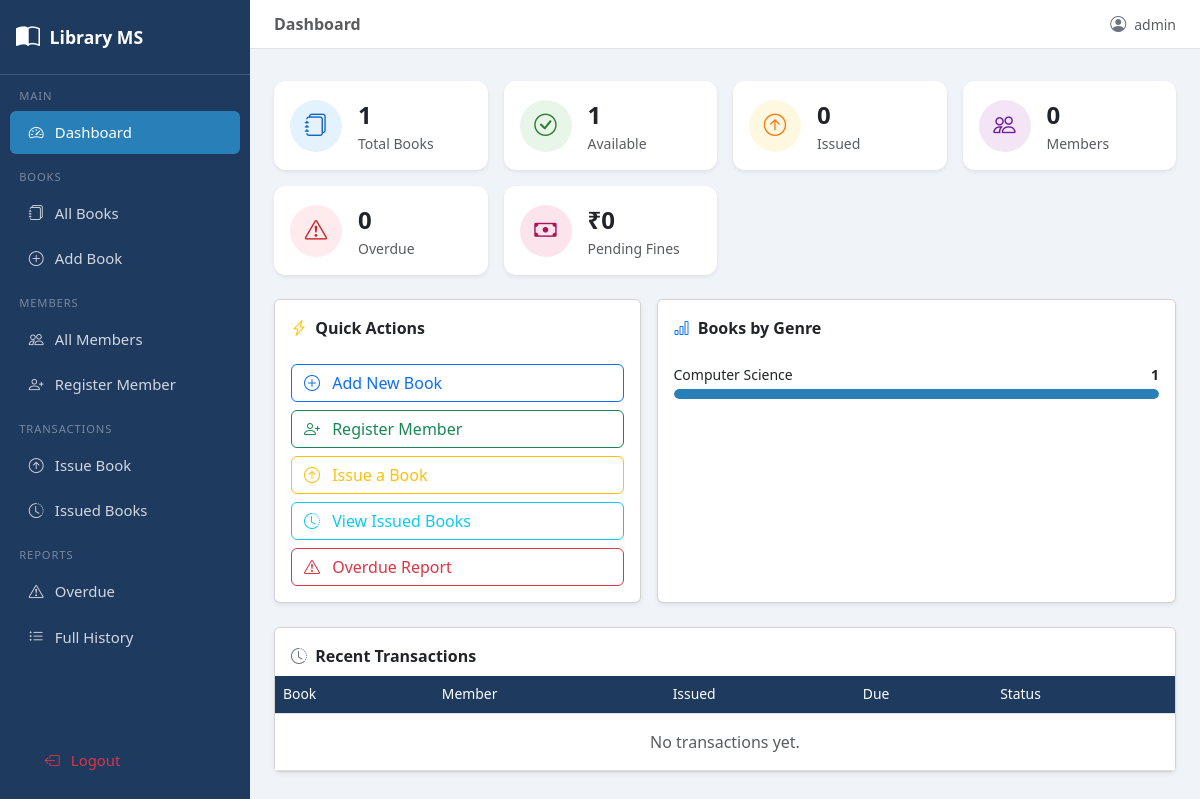
The app's page / (signed in) with its own data.
### library/models.py (models this page shows, shortened)
class Book(models.Model):
    STATUS_CHOICES = [
        ('Available',      'Available'),
        ('Issued',         'Issued'),
        ('Rare',           'Rare'),
        ('Reference Only', 'Reference Only'),
        ('Lost',           'Lost'),
    ]
    GENRE_CHOICES = [
        ('Computer Science',        'Computer Science'),
        ('Software Engineering',    'Software Engineering'),
        ('Artificial Intelligence', 'Artificial Intelligence'),
        ('Data Science',            'Data Science'),
        ('Mathematics',             'Mathematics'),
        ('Physics',                 'Physics'),
        ('History',                 'History'),
        ('Literature',              'Literature'),
        ('Economics',               'Economics'),
        ('Reference',               'Reference'),
        ('Mythology',               'Mythology'),
        ('Other',                   'Other'),
    ]
    book_id  = models.CharField(max_length=20, unique=True)
    title    = models.CharField(max_length=200)
    author   = models.CharField(max_length=150)
    genre    = models.CharField(max_length=50, choices=GENRE_CHOICES, default='Other')
    year     = models.IntegerField()
    copies   = models.PositiveIntegerField(default=1)
    status   = models.CharField(max_length=20, choices=STATUS_CHOICES, default='Available')
    added_on = models.DateField(auto_now_add=True)
    class Meta:
        ordering = ['title']

### library/views.py (the view)
# urls.py: path('', views.dashboard, name='dashboard'),
@login_required
def dashboard(request):
    overdue_recs = BorrowRecord.objects.filter(
        return_date__isnull=True, due_date__lt=date.today()
    )
    total_fine = sum(r.fine() for r in overdue_recs)
    genre_data = list(
        Book.objects.values('genre').annotate(count=Count('id')).order_by('-count')
    )
    genre_max = genre_data[0]['count'] if genre_data else 1
    stat_cards = [
        ('journals',           'Total Books',    Book.objects.count(),                   '#e3f2fd','#1565c0'),
        ('check-circle',       'Available',      Book.objects.filter(status='Available').count(), '#e8f5e9','#2e7d32'),
        ('arrow-up-circle',    'Issued',         Book.objects.filter(status='Issued').count(),    '#fff8e1','#f57f17'),
        ('people',             'Members',        Member.objects.count(),                 '#f3e5f5','#6a1b9a'),
        ('exclamation-triangle','Overdue',       overdue_recs.count(),                  '#ffebee','#c62828'),
        ('cash',               'Pending Fines',  f'₹{total_fine:.0f}',                  '#fce4ec','#ad1457'),
    ]
    recent_tx = BorrowRecord.objects.select_related('book', 'member').order_by('-id')[:8]
    return render(request, 'library/dashboard.html', {
        'stat_cards':   stat_cards,
        'genre_data':   genre_data,
        'genre_max':    genre_max,
        'recent_tx':    recent_tx,
        'overdue_count': overdue_recs.count(),
        'total_fine':   total_fine,
    })

### templates/library/dashboard.html (shortened to what this page needs)
{% extends 'library/base.html' %}
{% block page_title %}Dashboard{% endblock %}
{% block content %}
<div class="row g-3 mb-4">
  {% for icon,label,val,bg,color in stat_cards %}
  <div class="col-6 col-md-3">
    <div class="card stat-card shadow-sm h-100">
      <div class="card-body d-flex align-items-center gap-3">
        <div class="stat-icon" style="background:{{ bg }};">
          <i class="bi bi-{{ icon }}" style="color:{{ color }};"></i>
        </div>
        <div>
          <div class="fs-4 fw-bold">{{ val }}</div>
          <div class="text-muted small">{{ label }}</div>
        </div>
      </div>
    </div>
  </div>
  {% endfor %}
</div>
<div class="row g-3 mb-4">
  <div class="col-md-5">
    <div class="card shadow-sm h-100">
      <div class="card-header bg-white fw-semibold border-bottom-0 pt-3">
        <i class="bi bi-lightning-charge text-warning me-1"></i> Quick Actions
      </div>
      <div class="card-body d-grid gap-2">
        <a href="{% url 'book_add' %}"    class="btn btn-outline-primary text-start">
          <i class="bi bi-plus-circle me-2"></i> Add New Book
        </a>
        <a href="{% url 'member_add' %}"  class="btn btn-outline-success text-start">
          <i class="bi bi-person-plus me-2"></i> Register Member
        </a>
        <a href="{% url 'issue_book' %}"  class="btn btn-outline-warning text-start">
          <i class="bi bi-arrow-up-circle me-2"></i> Issue a Book
        </a>
        <a href="{% url 'issued_books' %}" class="btn btn-outline-info text-start">
          <i class="bi bi-clock-history me-2"></i> View Issued Books
        </a>
        <a href="{% url 'overdue_report' %}" class="btn btn-outline-danger text-start">
          <i class="bi bi-exclamation-triangle me-2"></i> Overdue Report
        </a>
      </div>
    </div>
  </div>
  <div class="col-md-7">
    <div class="card shadow-sm h-100">
      <div class="card-header bg-white fw-semibold border-bottom-0 pt-3">
        <i class="bi bi-bar-chart text-primary me-1"></i> Books by Genre
      </div>
      <div class="card-body">
        {% for g in genre_data %}
        <div class="mb-2">
          <div class="d-flex justify-content-between small mb-1">
            <span>{{ g.genre }}</span>
            <strong>{{ g.count }}</strong>
          </div>
          <div class="progress" style="height:10px;border-radius:10px;">
            <div class="progress-bar" role="progressbar"
                 style="width:{% widthratio g.count genre_max 100 %}%;background:#2980b9;border-radius:10px;"
                 aria-valuenow="{{ g.count }}" aria-valuemax="{{ genre_max }}"></div>
          </div>
        </div>
        {% empty %}
        <p class="text-muted text-center mt-3">No books yet.</p>
        {% endfor %}
      </div>
    </div>
  </div>
</div>
<div class="card shadow-sm">
  <div class="card-header bg-white fw-semibold pt-3 border-bottom-0">
    <i class="bi bi-clock-history text-secondary me-1"></i> Recent Transactions
  </div>
  <div class="card-body p-0">
    <div class="table-responsive">
      <table class="table table-hover mb-0">
        <thead>
          <tr>
            <th>Book</th><th>Member</th><th>Issued</th><th>Due</th><th>Status</th>
          </tr>
        </thead>
        <tbody>
          {% for r in recent_tx %}
          <tr>
            <td>{{ r.book.title|truncatechars:35 }}</td>
            <td>{{ r.member.name }}</td>
            <td>{{ r.issue_date }}</td>
            <td>{{ r.due_date }}</td>
            <td>
              {% if r.is_returned %}
                <span class="badge bg-success">Returned</span>
              {% elif r.is_overdue %}
                <span class="badge bg-danger">Overdue</span>
              {% else %}
                <span class="badge bg-warning text-dark">Active</span>
              {% endif %}
            </td>
          </tr>
          {% empty %}
          <tr><td colspan="5" class="text-center text-muted py-3">No transactions yet.</td></tr>
          {% endfor %}
        </tbody>
      </table>
    </div>
  </div>
</div>
{% endblock %}

### templates/library/base.html (shortened to what this page needs)
<!DOCTYPE html>
<html lang="en">
<head>
  <link href="https://cdn.jsdelivr.net/npm/bootstrap@5.3.2/dist/css/bootstrap.min.css" rel="stylesheet"/>
  <link href="https://cdn.jsdelivr.net/npm/bootstrap-icons@1.11.3/font/bootstrap-icons.min.css" rel="stylesheet"/>
</head>
<body>
{% if user.is_authenticated %}
<nav id="sidebar">
  <div class="brand">
    <i class="bi bi-book-half fs-4"></i>
    <span>Library MS</span>
  </div>
  <div class="nav-section">Main</div>
  <a href="{% url 'dashboard' %}"    class="nav-link {% if request.resolver_match.url_name == 'dashboard' %}active{% endif %}">
    <i class="bi bi-speedometer2"></i> Dashboard
  </a>
  <div class="nav-section">Books</div>
  <a href="{% url 'book_list' %}"    class="nav-link {% if 'book' in request.resolver_match.url_name %}active{% endif %}">
    <i class="bi bi-journals"></i> All Books
  </a>
  <a href="{% url 'book_add' %}"     class="nav-link">
    <i class="bi bi-plus-circle"></i> Add Book
  </a>
  <div class="nav-section">Members</div>
  <a href="{% url 'member_list' %}"  class="nav-link {% if 'member' in request.resolver_match.url_name %}active{% endif %}">
    <i class="bi bi-people"></i> All Members
  </a>
  <a href="{% url 'member_add' %}"   class="nav-link">
    <i class="bi bi-person-plus"></i> Register Member
  </a>
  <div class="nav-section">Transactions</div>
  <a href="{% url 'issue_book' %}"   class="nav-link {% if request.resolver_match.url_name == 'issue_book' %}active{% endif %}">
    <i class="bi bi-arrow-up-circle"></i> Issue Book
  </a>
  <a href="{% url 'issued_books' %}" class="nav-link {% if request.resolver_match.url_name == 'issued_books' %}active{% endif %}">
    <i class="bi bi-clock-history"></i> Issued Books
  </a>
  <div class="nav-section">Reports</div>
  <a href="{% url 'overdue_report' %}" class="nav-link {% if request.resolver_match.url_name == 'overdue_report' %}active{% endif %}">
    <i class="bi bi-exclamation-triangle"></i> Overdue
  </a>
  <a href="{% url 'borrow_history' %}" class="nav-link {% if request.resolver_match.url_name == 'borrow_history' %}active{% endif %}">
    <i class="bi bi-list-ul"></i> Full History
  </a>
  <div class="mt-auto p-3" style="position:absolute;bottom:0;width:100%;">
    <a href="{% url 'logout' %}" class="nav-link text-danger">
      <i class="bi bi-box-arrow-left"></i> Logout
    </a>
  </div>
</nav>
<div id="main">
  <div class="topbar">
    <span class="fw-semibold text-muted">{% block page_title %}{% endblock %}</span>
    <div class="d-flex align-items-center gap-2">
      <i class="bi bi-person-circle text-secondary"></i>
      <span class="text-muted small">{{ user.username }}</span>
    </div>
  </div>
  <div class="px-3 pt-2">
  </div>
  <div class="page-body">
    {% block content %}{% endblock %}
  </div>
</div>
{% else %}
{% block content2 %}{% endblock %}
{% endif %}
</body>
</html>

### templates/library/base.html (style rules this page uses)
:root { --primary: #1e3a5f; --accent: #2980b9; --sidebar-w: 250px; }
body { background:#f0f4f8; font-family:'Segoe UI',sans-serif; }
#sidebar { width: var(--sidebar-w); min-height: 100vh; background: var(--primary); position: fixed; top:0; left:0; z-index:1000; transition: width .25s; }
#sidebar .brand { padding: 1.2rem 1rem; border-bottom: 1px solid rgba(255,255,255,.15); color:#fff; font-weight:700; font-size:1.1rem; display:flex; align-items:center; gap:.6rem; }
#sidebar .nav-link { color:rgba(255,255,255,.8); padding:.65rem 1.2rem; border-radius:6px; margin:.15rem .6rem; display:flex; align-items:center; gap:.7rem; font-size:.93rem; transition:background .2s; }
#sidebar .nav-link:hover, #sidebar .nav-link.active { background:var(--accent); color:#fff; }
#sidebar .nav-section { font-size:.7rem; color:rgba(255,255,255,.4); padding:.8rem 1.2rem .2rem; text-transform:uppercase; letter-spacing:.08em; }
#main { margin-left: var(--sidebar-w); min-height:100vh; }
.topbar { background:#fff; padding:.75rem 1.5rem; border-bottom:1px solid #dee2e6; display:flex; align-items:center; justify-content:space-between; position:sticky; top:0; z-index:999; }
.page-body { padding:1.5rem; }
.stat-card { border:none; border-radius:12px; transition: transform .2s, box-shadow .2s; }
.stat-icon { width:52px; height:52px; border-radius:50%; display:flex; align-items:center; justify-content:center; font-size:1.4rem; }
.table thead th { background:var(--primary); color:#fff; font-weight:500; font-size:.87rem; }

### records on screen
Book: val "1", status "Available", genre "Computer Science", count "1"

### other values on screen
{{ user.username }} "admin"
{{ val }} "1" "0" "0" "0" "₹0"
{{ label }} "Total Books" "Issued" "Members" "Overdue" "Pending Fines"
